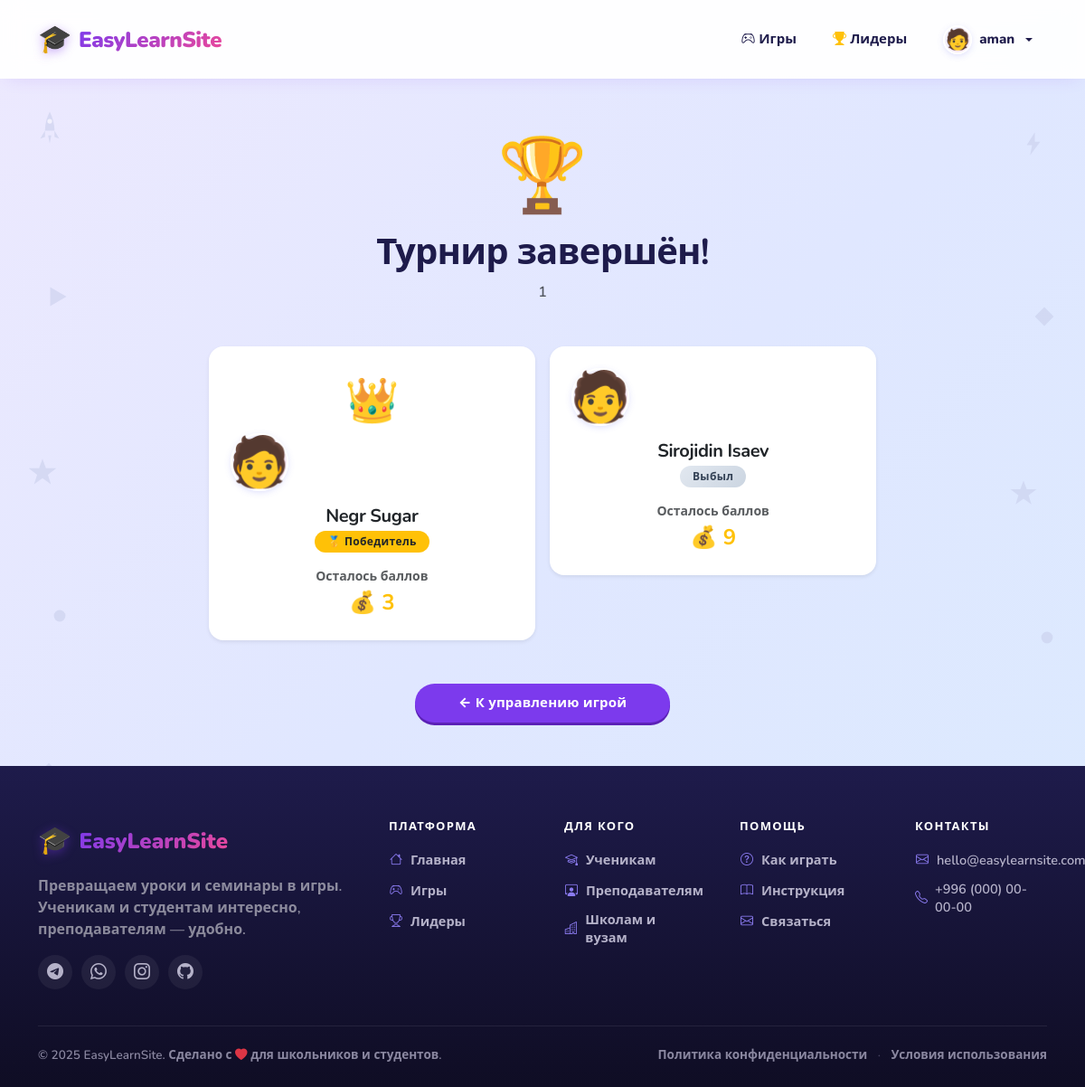
/games/tower/4/results/ (signed in), run on the app's committed database.
### accounts/models.py (models this page shows, shortened)
class User(AbstractUser):
    ROLE_CHOICES = (
        ('teacher', 'Учитель'),
        ('student', 'Ученик'),
    )
    role = models.CharField('Роль', max_length=10, choices=ROLE_CHOICES)
    grade = models.PositiveSmallIntegerField('Класс (1-4)', null=True, blank=True)
    school_class = models.ForeignKey(
        'SchoolClass',
        null=True, blank=True,
        on_delete=models.SET_NULL,
        related_name='students',
        verbose_name='Школьный класс'
    )
    avatar_emoji = models.CharField(
        'Эмодзи-аватар', max_length=10, blank=True, default='🧑'
    )
    avatar = models.ImageField(
        'Своя аватарка', upload_to='avatars/', null=True, blank=True
    )
    def is_teacher(self):
        return self.role == 'teacher'

### games/models.py (models this page shows, shortened)
class TowerGame(models.Model):
    STATUS_CHOICES = (
        ('waiting', 'Ожидание'),
        ('playing', 'Игра идёт'),
        ('finished', 'Завершена'),
    )
    game = models.OneToOneField(
        Game, on_delete=models.CASCADE,
        related_name='tower', verbose_name='Игра'
    )
    status = models.CharField('Статус', max_length=10, choices=STATUS_CHOICES, default='waiting')
    created_at = models.DateTimeField('Создана', auto_now_add=True)
    started_at = models.DateTimeField('Начало', null=True, blank=True)
    finished_at = models.DateTimeField('Финиш', null=True, blank=True)
    state_version = models.PositiveIntegerField('Версия состояния', default=0)
    class Meta:
        verbose_name = 'Турнир «Атака башни»'
        verbose_name_plural = 'Турниры «Атака башни»'

class Game(models.Model):
    STATUS_CHOICES = (
        ('waiting', 'Ожидание'),
        ('quiz', 'Квиз идёт'),
        ('maze', 'Лабиринт'),
        ('finished', 'Завершена'),
    )
    title = models.CharField('Название', max_length=200)
    school_class = models.ForeignKey(
        'accounts.SchoolClass', on_delete=models.CASCADE,
        related_name='games', verbose_name='Класс'
    )
    created_by = models.ForeignKey(
        settings.AUTH_USER_MODEL, on_delete=models.CASCADE,
        related_name='created_games', verbose_name='Автор'
    )
    pin_code = models.CharField('PIN-код', max_length=4, unique=True, blank=True)
    status = models.CharField('Статус', max_length=10, choices=STATUS_CHOICES, default='waiting')
    is_active = models.BooleanField('Активна', default=False)
    started_at = models.DateTimeField('Начало', null=True, blank=True)
    created_at = models.DateTimeField('Создана', auto_now_add=True)
    class Meta:
        verbose_name = 'Игра'
        verbose_name_plural = 'Игры'
        ordering = ['-created_at']

class TowerPlayer(models.Model):
    tower = models.ForeignKey(
        TowerGame, on_delete=models.CASCADE,
        related_name='players', verbose_name='Турнир'
    )
    student = models.ForeignKey(
        'accounts.User', on_delete=models.CASCADE,
        related_name='tower_players', verbose_name='Ученик'
    )
    wallet_start = models.IntegerField('Баллы на старте', default=0)
    points_spent = models.IntegerField('Потрачено', default=0)
    chosen_attack = models.CharField(
        'Купленная спецатака', max_length=20, blank=True, default='',
        choices=[(ATTACK_METEOR, '☄️ Метеорит'),
                 (ATTACK_FIREBALL, '🔥 Огненный шар'),
                 (ATTACK_ROCK, '🪨 Камнепад'),
                 (ATTACK_LIGHTNING, '⚡ Молния'),
                 ('', 'Нет')]
    )
    joined_at = models.DateTimeField('Подключился', auto_now_add=True)
    is_eliminated = models.BooleanField('Выбыл', default=False)
    is_winner = models.BooleanField('Победитель', default=False)
    class Meta:
        unique_together = ('tower', 'student')
        ordering = ['joined_at']
        verbose_name = 'Участник турнира'
        verbose_name_plural = 'Участники турнира'
    @property
    def wallet(self):
        return max(0, self.wallet_start - self.points_spent)

### games/views.py (the view)
# urls.py: path('tower/<int:tower_id>/results/', views.tower_results, name='tower_results'),
@login_required
def tower_results(request, tower_id):
    tower = get_object_or_404(TowerGame, pk=tower_id)
    players = list(tower.players.all())
    players.sort(key=lambda p: (
        not p.is_winner,
        p.is_eliminated,
    ))
    return render(request, 'games/tower_results.html', {
        'tower': tower,
        'players': players,
    })

### templates/games/tower_results.html (shortened to what this page needs)
{% extends "base.html" %}
{% block content %}
<div class="container py-5">
    <div class="text-center mb-5">
        <div style="font-size: 80px;">🏆</div>
        <h1 class="fw-bold">Турнир завершён!</h1>
        <p class="text-muted">{{ tower.game.title }}</p>
    </div>
    <div class="row g-3 justify-content-center">
        {% for p in players %}
            <div class="col-md-6 col-lg-4">
                <div class="card border-0 shadow-sm rounded-4 p-4 text-center {% if p.is_winner %}border-warning border-3{% endif %}">
                    {% if p.is_winner %}<div style="font-size: 48px;">👑</div>{% endif %}
                    {% include 'includes/avatar.html' with user=p.student size=64 %}
                    <h5 class="fw-bold mt-3 mb-1">
                        {{ p.student.get_full_name|default:p.student.username }}
                    </h5>
                    <div class="text-muted small">
                        {% if p.is_winner %}
                            <span class="badge bg-warning text-dark">🥇 Победитель</span>
                        {% elif p.is_eliminated %}
                            <span class="badge bg-secondary">Выбыл</span>
                        {% else %}
                            <span class="badge bg-info">Участвовал</span>
                        {% endif %}
                    </div>
                    <div class="mt-3">
                        <div class="text-muted small">Осталось баллов</div>
                        <div class="fs-4 fw-bold text-warning">💰 {{ p.wallet }}</div>
                    </div>
                </div>
            </div>
        {% endfor %}
    </div>
    <div class="text-center mt-5">
        <a href="{% url 'games:manage' tower.game.id %}" class="btn btn-primary rounded-pill px-5">
            ← К управлению игрой
        </a>
    </div>
</div>
{% endblock %}

### templates/base.html (shortened to what this page needs)
{% load static %}
<!DOCTYPE html>
<html lang="ru">
<head>
    <link href="https://cdn.jsdelivr.net/npm/bootstrap@5.3.3/dist/css/bootstrap.min.css" rel="stylesheet">
    <link href="https://cdn.jsdelivr.net/npm/bootstrap-icons@1.11.3/font/bootstrap-icons.css" rel="stylesheet">
    <link rel="stylesheet" href="{% static 'css/style.css' %}">
</head>
<body>
<div class="side-decor side-decor--left" aria-hidden="true">
    <svg class="d2" viewBox="0 0 40 40" xmlns="http://www.w3.org/2000/svg">
        <path d="M10 6 L34 20 L10 34 Z" fill="#c7cdea"/>
    </svg>
    <svg class="d3" viewBox="0 0 40 40" xmlns="http://www.w3.org/2000/svg">
        <path d="M20 3 L24.5 15 L38 15 L27 23.5 L31 36 L20 28 L9 36 L13 23.5 L2 15 L15.5 15 Z" fill="#c7cdea"/>
    </svg>
    <svg class="d4" viewBox="0 0 40 40" xmlns="http://www.w3.org/2000/svg">
        <circle cx="20" cy="20" r="16" fill="#c7cdea"/>
    </svg>
    <svg class="d5" viewBox="0 0 40 40" xmlns="http://www.w3.org/2000/svg">
        <path d="M20 4 L36 20 L20 36 L4 20 Z" fill="#c7cdea"/>
    </svg>
    <svg class="d6" viewBox="0 0 40 40" xmlns="http://www.w3.org/2000/svg">
        <path d="M22 3 L10 22 L18 22 L15 37 L30 17 L22 17 Z" fill="#c7cdea"/>
    </svg>
</div>
<div class="side-decor side-decor--right" aria-hidden="true">
    <svg class="d1" viewBox="0 0 40 40" xmlns="http://www.w3.org/2000/svg">
        <path d="M22 3 L10 22 L18 22 L15 37 L30 17 L22 17 Z" fill="#c7cdea"/>
    </svg>
    <svg class="d2" viewBox="0 0 40 40" xmlns="http://www.w3.org/2000/svg">
        <path d="M20 4 L36 20 L20 36 L4 20 Z" fill="#c7cdea"/>
    </svg>
    <svg class="d3" viewBox="0 0 40 40" xmlns="http://www.w3.org/2000/svg">
        <path d="M20 3 L24.5 15 L38 15 L27 23.5 L31 36 L20 28 L9 36 L13 23.5 L2 15 L15.5 15 Z" fill="#c7cdea"/>
    </svg>
    <svg class="d4" viewBox="0 0 40 40" xmlns="http://www.w3.org/2000/svg">
        <circle cx="20" cy="20" r="16" fill="#c7cdea"/>
    </svg>
    <svg class="d6" viewBox="0 0 40 40" xmlns="http://www.w3.org/2000/svg">
        <path d="M30 6 L6 20 L30 34 Z" fill="#c7cdea"/>
    </svg>
</div>
<nav class="navbar navbar-expand-lg navbar-light bg-white shadow-sm sticky-top">
    <div class="container">
        <a class="navbar-brand fw-bold d-flex align-items-center gap-2" href="/">
            <span class="brand-icon">🎓</span>
            <span class="brand-text">EasyLearnSite</span>
        </a>
        <div class="collapse navbar-collapse" id="mainNav">
            <ul class="navbar-nav ms-auto align-items-lg-center gap-lg-2">
                {% if user.is_authenticated %}
                    <li class="nav-item">
                        <a class="nav-link" href="{% url 'games:list' %}">
                            <i class="bi bi-controller"></i> Игры
                        </a>
                    </li>
                    <li class="nav-item">
                        <a class="nav-link" href="{% url 'scores:leaderboard' %}">
                            <i class="bi bi-trophy-fill text-warning"></i> Лидеры
                        </a>
                    </li>
                    <li class="nav-item dropdown">
                        <a class="nav-link dropdown-toggle d-flex align-items-center gap-2" href="#" role="button" data-bs-toggle="dropdown">
                            {% include 'includes/avatar.html' with user=user size=32 %}
                            <span>{{ user.get_full_name|default:user.username }}</span>
                        </a>
                    </li>
                {% endif %}
            </ul>
        </div>
    </div>
</nav>
<main>
    {% block content %}{% endblock %}
</main>
<footer class="site-footer">
    <div class="container">
        <div class="row g-5">
            <div class="col-lg-4">
                <div class="d-flex align-items-center gap-2 mb-3">
                    <span class="brand-icon">🎓</span>
                    <span class="brand-text text-white">EasyLearnSite</span>
                </div>
                <p class="text-white-50 mb-3">
                    Превращаем уроки и семинары в игры. Ученикам и студентам интересно,
                    преподавателям — удобно.
                </p>
                <div class="footer-socials">
                    <a href="#" title="Telegram"><i class="bi bi-telegram"></i></a>
                    <a href="#" title="WhatsApp"><i class="bi bi-whatsapp"></i></a>
                    <a href="#" title="Instagram"><i class="bi bi-instagram"></i></a>
                    <a href="#" title="GitHub"><i class="bi bi-github"></i></a>
                </div>
            </div>
            <div class="col-6 col-lg-2">
                <h6 class="footer-heading">Платформа</h6>
                <ul class="list-unstyled footer-links">
                    <li><a href="/"><i class="bi bi-house"></i> Главная</a></li>
                    <li><a href="{% url 'games:list' %}"><i class="bi bi-controller"></i> Игры</a></li>
                    <li><a href="{% url 'scores:leaderboard' %}"><i class="bi bi-trophy"></i> Лидеры</a></li>
                </ul>
            </div>
            <div class="col-6 col-lg-2">
                <h6 class="footer-heading">Для кого</h6>
                <ul class="list-unstyled footer-links">
                    <li><a href="{% url 'accounts:signup' %}?role=student"><i class="bi bi-mortarboard"></i> Ученикам</a></li>
                    <li><a href="{% url 'accounts:signup' %}?role=teacher"><i class="bi bi-person-workspace"></i> Преподавателям</a></li>
                    <li><a href="#"><i class="bi bi-buildings"></i> Школам и вузам</a></li>
                </ul>
            </div>
            <div class="col-6 col-lg-2">
                <h6 class="footer-heading">Помощь</h6>
                <ul class="list-unstyled footer-links">
                    <li><a href="#"><i class="bi bi-question-circle"></i> Как играть</a></li>
                    <li><a href="#"><i class="bi bi-book"></i> Инструкция</a></li>
                    <li><a href="#"><i class="bi bi-envelope"></i> Связаться</a></li>
                </ul>
            </div>
            <div class="col-6 col-lg-2">
                <h6 class="footer-heading">Контакты</h6>
                <ul class="list-unstyled footer-links">
                    <li>
                        <a href="mailto:hello@easylearnsite.com">
                            <i class="bi bi-envelope"></i> hello@easylearnsite.com
                        </a>
                    </li>
                    <li>
                        <a href="tel:+996000000000">
                            <i class="bi bi-telephone"></i> +996 (000) 00-00-00
                        </a>
                    </li>
                </ul>
            </div>
        </div>
        <hr class="footer-divider">
        <div class="footer-bottom">
            <div class="row align-items-center g-2">
                <div class="col-md-6 text-center text-md-start">
                    © 2025 EasyLearnSite. Сделано с
                    <i class="bi bi-heart-fill text-danger"></i>
                    для школьников и студентов.
                </div>
                <div class="col-md-6 text-center text-md-end">
                    <a href="#" class="footer-bottom-link">Политика конфиденциальности</a>
                    <span class="footer-dot">·</span>
                    <a href="#" class="footer-bottom-link">Условия использования</a>
                </div>
            </div>
        </div>
    </div>
</footer>
</body>
</html>

### templates/includes/avatar.html (shortened to what this page needs)
{% if user.avatar %}
    <img src="{{ user.avatar.url }}"
         alt="{{ user.username }}"
         class="{{ css_class|default:'' }}"
         style="width: {{ size|default:40 }}px;
                height: {{ size|default:40 }}px;
                border-radius: 50%;
                object-fit: cover;
                flex-shrink: 0;
                display: inline-block;
                vertical-align: middle;
                border: 2px solid #fff;
                box-shadow: 0 2px 8px -2px rgba(99,102,241,0.3);
                overflow: hidden;">
{% else %}
    <span class="{{ css_class|default:'' }}"
          style="display: inline-flex;
                 align-items: center;
                 justify-content: center;
                 width: {{ size|default:40 }}px;
                 height: {{ size|default:40 }}px;
                 font-size: {{ size|default:40|add:"-10" }}px;
                 line-height: 1;
                 border-radius: 50%;
                 background: linear-gradient(135deg, #eef2ff, #fce7f3);
                 flex-shrink: 0;
                 border: 2px solid #fff;
                 box-shadow: 0 2px 8px -2px rgba(99,102,241,0.3);">
        {{ user.avatar_emoji|default:"🧑" }}
    </span>
{% endif %}

### data on the page
User: avatar_emoji "🧑", get_full_name "aman"
TowerGame: game "1"
TowerPlayer: {{ size|default:40 }} 64 (drawn), student.get_full_name "Negr Sugar", is_winner "🥇 Победитель", wallet "3"
User: avatar_emoji "🧑"
TowerPlayer: {{ size|default:40 }} 64 (drawn), student.get_full_name "Sirojidin Isaev", is_winner "Выбыл", wallet "9"
User: avatar_emoji "🧑"
